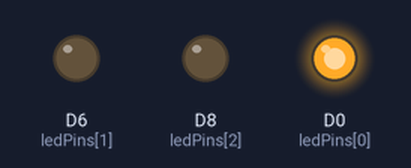
A sketch run on a simulated ESP8266 (NodeMCU). On the bench: output pins drawn as LEDs (lit = HIGH).

Above: at 0.2 s.
At 1.4 s:
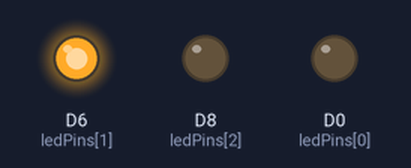
At 2.6 s:
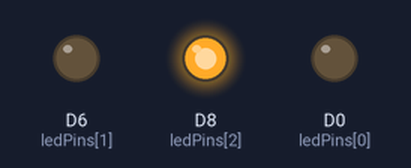
At 3.5 s:
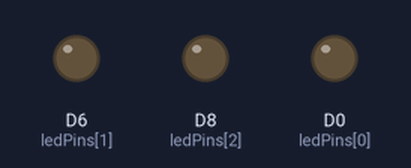
Timing chart, 0 to 5.3 s (numbered marks = the images above):
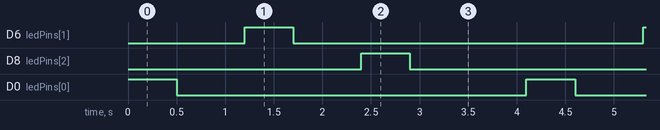

Measured:
- by itself, D6 (ledPins[1]), D8 (ledPins[2]), D0 (ledPins[0]): alternates HIGH for 0.50 s and LOW for 3.6 s
- by itself, everything shown: repeats every 4.1 s, in 6 steps

The sketch:

Papawai-Transmissions-LED-test.ino
```cpp
// Kaituhituhi-rua prototype - temperature

// brown wire - D7 - <5°C – 5°C - fair (yel)
// green wire - D4 - 5°C – 9.9°C - good (grn)
// orange wire - D2 - 10°C – 14.9°C - excellent (grn)
// blue/white wire - D4 -


// LEDs for temperature probe
// int ledPins[] = {D1, D2, D3, D4, D5, D6, D7, D8};
// int ledState[8];


// LEDs for turbidity output
int ledPins[] = {D0, D6, D8};
int ledState[3];


unsigned long previousMillis = 0;

const long interval = 1000;


void setup() {
  for (int p = 0; p < 3; p++) {
    pinMode(ledPins[p], OUTPUT);
    ledState[p] = LOW;
  }
}

void loop() {
  for (int c = 0; c < 4; c++) {
    for (int p = 0; p < 3; p++) {

      digitalWrite(ledPins[p], HIGH);
      delay(500);
      digitalWrite(ledPins[p], LOW);
      delay(700);


    }


    delay(500);
  }

}
```
